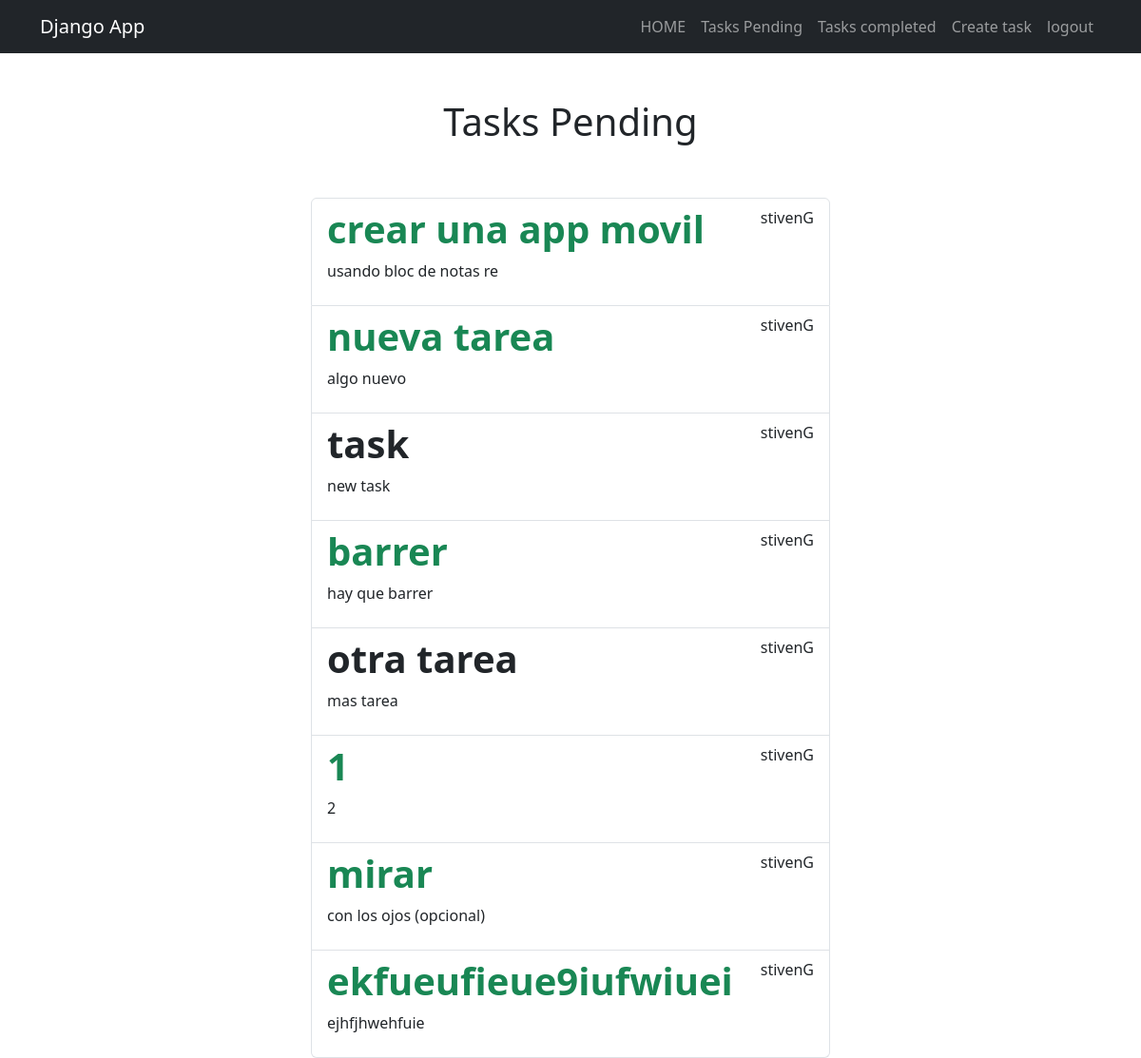
The app's page /tasks_completed/ (signed in), older data.
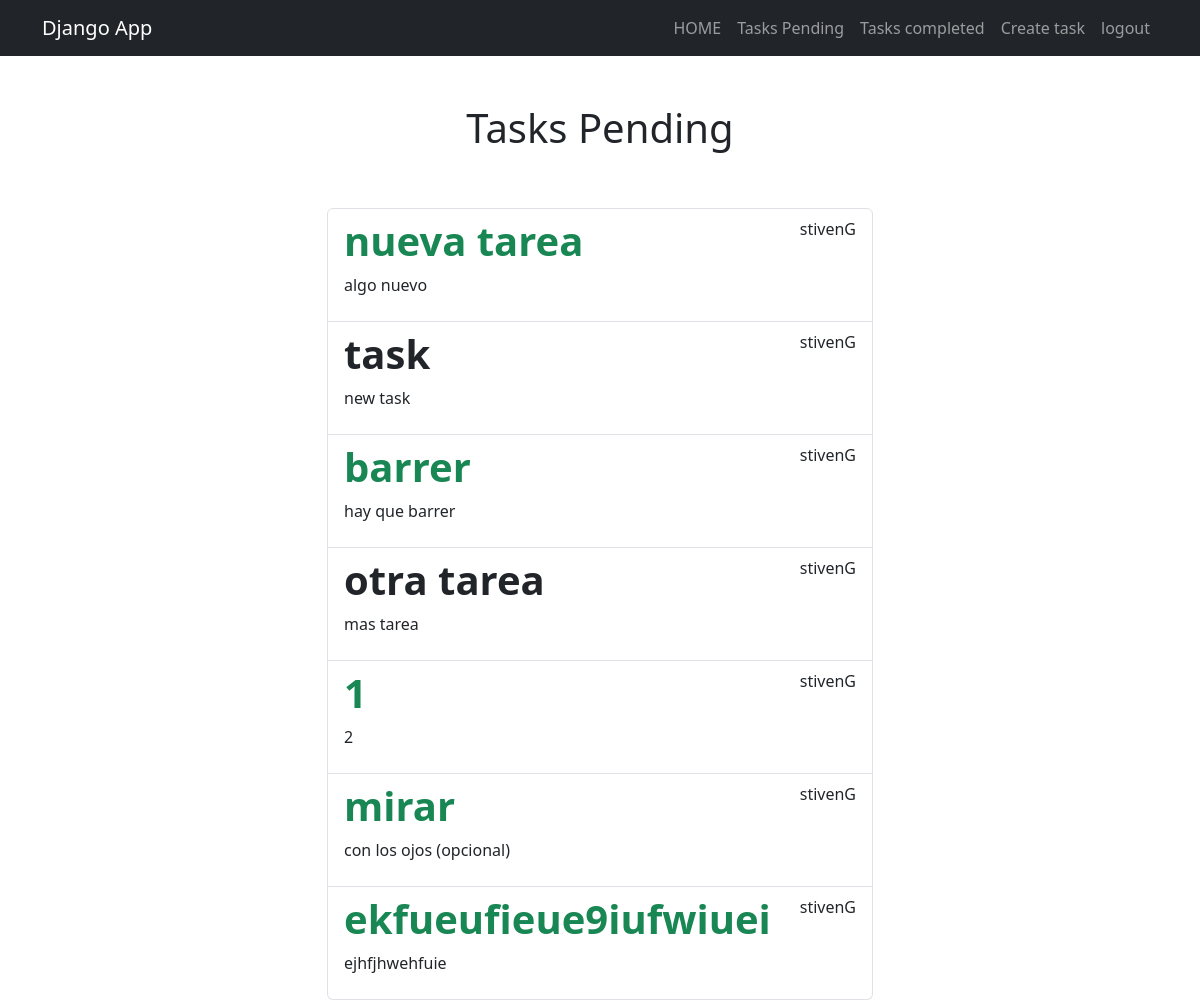
The same page, newer data.
### tasks/models.py (models this page shows, shortened)
class Tasks(models.Model):
    title = models.CharField(max_length=100)
    description = models.TextField(blank=True)
    created = models.DateTimeField(auto_now_add=True)
    datecompleted = models.DateTimeField(null=True, blank=True)
    important = models.BooleanField(default=False)
    user = models.ForeignKey(User, on_delete=models.CASCADE)

### tasks/views.py (the view)
# urls.py: path('tasks_completed/', views.tasks_completed, name='tasks_completed' ),
@login_required
def tasks_completed(request):
    tasks = Tasks.objects.filter(user=request.user, datecompleted__isnull=False).order_by
    ('-datecompleted')
    return render(request, 'tasks.html', {'tasks' : tasks})

### tasks/templates/tasks.html (shortened to what this page needs)
{% extends 'base.html' %}
{% block content %}
<main class="container">
   <div class="row">
    <div class="col-md-6 offset-md-3">
        <h1 class="text-center py-5">Tasks Pending</h1>
        <ul class="list-group">
            {% for task in tasks %}
            <a class="list-group-item" href="{% url 'task_detail' task.id %}">
                <header class="d-flex justify-content-between">
                 {% if task.important %}
                 <h1 class="fw-bold text-success">{{task.title}}</h1>
                 {% else %}
                 <h1 class="fw-bold">{{task.title}}</h1>
                 {% endif %}
                 <p>{{task.user.username}}</p>
                </header>
             <p>{{task.description}}</p>
            </a>
            {% endfor %}
        </ul>
    </div>
   </div>
</main>
{% endblock %}

Row changes from the older to the newer data that the page shows:
removed Tasks: title "crear una app movil", user.username "stivenG", description "usando bloc de notas re"
